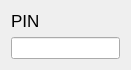
<?xml version="1.0" encoding="UTF-8"?>
<ui version="4.0">
 <class>Dialog_LicenseKey</class>
 <widget class="QDialog" name="Dialog_LicenseKey">
  <property name="geometry">
   <rect>
    <x>0</x>
    <y>0</y>
    <width>131</width>
    <height>70</height>
   </rect>
  </property>
  <property name="windowTitle">
   <string>Dialog</string>
  </property>
  <layout class="QVBoxLayout" name="verticalLayout">
   <item>
    <widget class="QLabel" name="label">
     <property name="font">
      <font>
       <pointsize>13</pointsize>
      </font>
     </property>
     <property name="text">
      <string>PIN</string>
     </property>
    </widget>
   </item>
   <item>
    <widget class="QLineEdit" name="lineEdit">
     <property name="alignment">
      <set>Qt::AlignCenter</set>
     </property>
    </widget>
   </item>
  </layout>
 </widget>
 <resources/>
 <connections/>
</ui>
